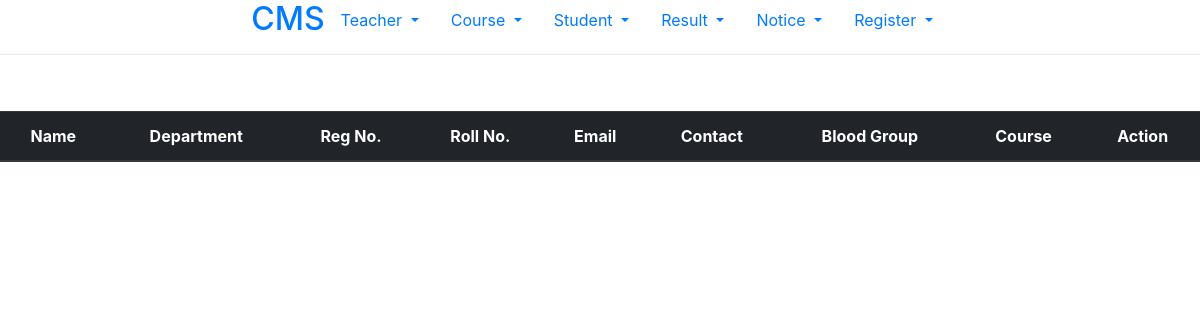
The page /student/index/ (signed in) on the database as committed earlier.
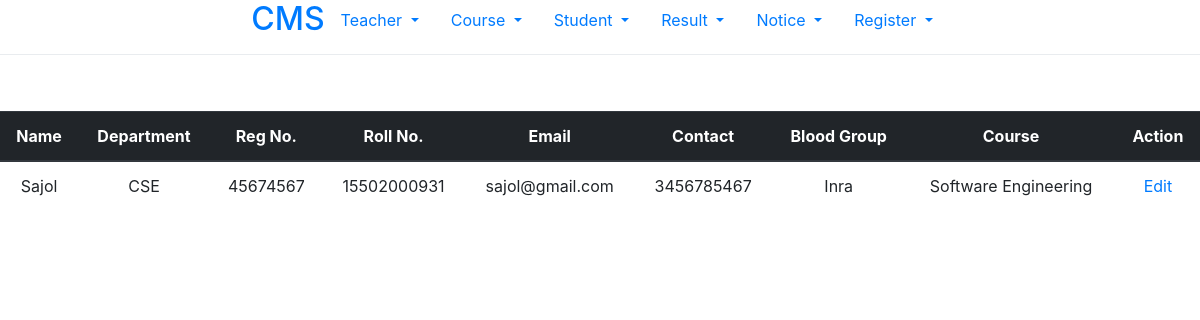
The same page on the database as committed later.
### student/models.py (models this page shows, shortened)
class Student(models.Model):
    department_choice = (
        ('CSE', 'CSE'),
        ('ECE', 'ECE'),
        ('BBA', 'BBA')
    )
    blood_group_choice = (
        ('A+', 'A+'),
        ('A-', 'A-'),
        ('B+', 'B+'),
        ('AB+', 'AB+'),
        ('AB-', 'AB-'),
        ('O+', 'O+'),
        ('O-', 'O-'),
        ('Inra', 'Inra'),
        ('Bombay', 'Bombay'),
        ('Gold', 'Gold'),
    )
    name = models.CharField(max_length=255)
    department = models.CharField(choices=department_choice, max_length=15)
    registration = models.CharField(max_length=25)
    roll = models.CharField(max_length=15)
    email = models.EmailField(max_length=50)
    contact = models.CharField(max_length=25)
    blood_group = models.CharField(choices=blood_group_choice, max_length=15)
    course = models.ForeignKey(Course, on_delete=models.CASCADE)

### courses/models.py (models this page shows)
class Course(models.Model):
    name = models.CharField(max_length=200)
    code = models.CharField(max_length=15)
    teacher = models.ForeignKey(Teacher, on_delete=models.CASCADE, null=True)
    def __str__(self):
        return self.name

### student/views.py (the view)
# urls.py: path('index/', views.index, name = 'show_course'),
@login_required(login_url='/')
def index(request):
    index = Student.objects.all()
    context = {
        'index': index
    }
    return  render(request, 'student/index.html', context)

### templates/student/index.html
{% extends 'base/base.html' %}
{% block content %}
<div class="dropdown-divider"></div> <br><br>
<div class="bs-example">
    <table class="table text-center">
        <thead class="thead-dark">
            <tr>
                <th>Name</th>
                <th>Department</th>
                <th>Reg No.</th>
                <th>Roll No.</th>
                <th>Email</th>
                <th>Contact</th>
                <th>Blood Group</th>
                <th>Course</th>
                <th>Action</th>
            </tr>
        </thead>
        <tbody>
        {% for student in index %}
            <tr>
                <td>{{ student.name }}</td>
                <td>{{ student.department }}</td>
                <td>{{ student.registration }}</td>
                <td>{{ student.roll }}</td>
                <td>{{ student.email }}</td>
                <td>{{ student.contact }}</td>
                <td>{{ student.blood_group }}</td>
                <td>{{ student.course }}</td>
                <td><a href="{% url 'edit_student' student.id %}">Edit</a></td>
            </tr>
        {% endfor %}
        </tbody>
    </table>
</div>
{% endblock %}

Rows that differ between the two databases and show on the page:
added Student: name "Sajol", department "CSE", registration "45674567", roll "15502000931", email "sajol@gmail.com", contact "3456785467", blood_group "Inra", course "Software Engineering"
